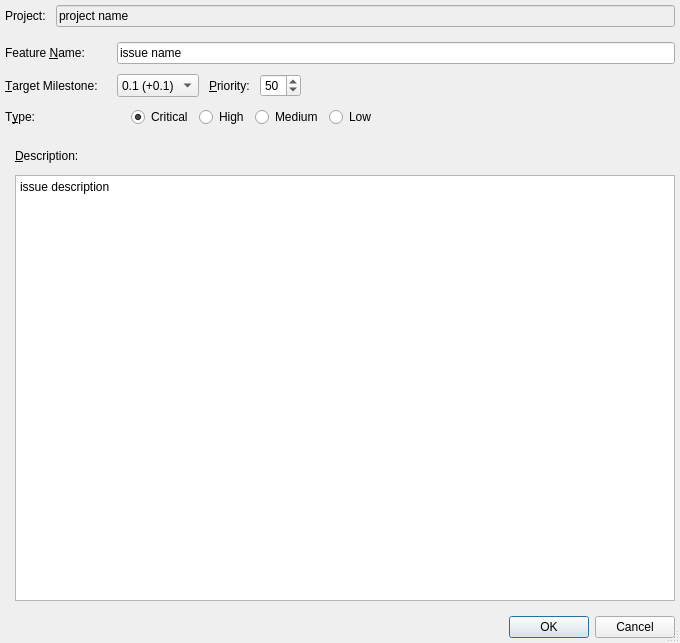
<?xml version="1.0" encoding="UTF-8"?>
<ui version="4.0">
 <class>milestone_add_issue</class>
 <widget class="QDialog" name="milestone_add_issue">
  <property name="geometry">
   <rect>
    <x>0</x>
    <y>0</y>
    <width>680</width>
    <height>643</height>
   </rect>
  </property>
  <property name="windowTitle">
   <string>Add Issue</string>
  </property>
  <property name="locale">
   <locale language="English" country="UnitedStates"/>
  </property>
  <property name="sizeGripEnabled">
   <bool>true</bool>
  </property>
  <property name="modal">
   <bool>true</bool>
  </property>
  <layout class="QGridLayout" name="gridLayout_4">
   <property name="margin">
    <number>5</number>
   </property>
   <property name="spacing">
    <number>10</number>
   </property>
   <item row="3" column="0" colspan="2">
    <widget class="QDialogButtonBox" name="buttonBox">
     <property name="orientation">
      <enum>Qt::Horizontal</enum>
     </property>
     <property name="standardButtons">
      <set>QDialogButtonBox::Cancel|QDialogButtonBox::Ok</set>
     </property>
    </widget>
   </item>
   <item row="2" column="0" colspan="2">
    <widget class="QWidget" name="widget_2" native="true">
     <layout class="QGridLayout" name="gridLayout_3">
      <property name="leftMargin">
       <number>0</number>
      </property>
      <property name="topMargin">
       <number>5</number>
      </property>
      <property name="rightMargin">
       <number>0</number>
      </property>
      <property name="bottomMargin">
       <number>5</number>
      </property>
      <property name="spacing">
       <number>10</number>
      </property>
      <item row="1" column="0">
       <widget class="QWidget" name="widget_3" native="true">
        <zorder>label_5</zorder>
        <zorder>ai_radio_critical</zorder>
       </widget>
      </item>
      <item row="0" column="1">
       <widget class="QLabel" name="label_6">
        <property name="minimumSize">
         <size>
          <width>0</width>
          <height>18</height>
         </size>
        </property>
        <property name="text">
         <string>&amp;Description:</string>
        </property>
        <property name="buddy">
         <cstring>ai_text_description</cstring>
        </property>
       </widget>
      </item>
      <item row="1" column="1">
       <widget class="QPlainTextEdit" name="ai_text_description">
        <property name="plainText">
         <string>issue description</string>
        </property>
       </widget>
      </item>
     </layout>
    </widget>
   </item>
   <item row="0" column="0" colspan="2">
    <widget class="QWidget" name="widget" native="true">
     <layout class="QGridLayout" name="gridLayout">
      <property name="margin">
       <number>0</number>
      </property>
      <property name="spacing">
       <number>10</number>
      </property>
      <item row="0" column="1">
       <widget class="QLineEdit" name="ai_line_project">
        <property name="styleSheet">
         <string notr="true">background-color:palette(Window);</string>
        </property>
        <property name="text">
         <string>project name</string>
        </property>
        <property name="readOnly">
         <bool>true</bool>
        </property>
       </widget>
      </item>
      <item row="0" column="0">
       <widget class="QLabel" name="label">
        <property name="text">
         <string>Project:</string>
        </property>
       </widget>
      </item>
     </layout>
    </widget>
   </item>
   <item row="1" column="0" colspan="2">
    <widget class="QWidget" name="widget_4" native="true">
     <layout class="QGridLayout" name="gridLayout_2">
      <property name="leftMargin">
       <number>0</number>
      </property>
      <property name="topMargin">
       <number>5</number>
      </property>
      <property name="rightMargin">
       <number>0</number>
      </property>
      <property name="bottomMargin">
       <number>5</number>
      </property>
      <property name="spacing">
       <number>10</number>
      </property>
      <item row="1" column="7">
       <spacer name="horizontalSpacer_3">
        <property name="orientation">
         <enum>Qt::Horizontal</enum>
        </property>
        <property name="sizeHint" stdset="0">
         <size>
          <width>40</width>
          <height>20</height>
         </size>
        </property>
       </spacer>
      </item>
      <item row="1" column="2" colspan="2">
       <widget class="QComboBox" name="ai_combo_target">
        <property name="sizePolicy">
         <sizepolicy hsizetype="Preferred" vsizetype="Preferred">
          <horstretch>0</horstretch>
          <verstretch>0</verstretch>
         </sizepolicy>
        </property>
        <property name="minimumSize">
         <size>
          <width>0</width>
          <height>0</height>
         </size>
        </property>
        <item>
         <property name="text">
          <string>0.1 (+0.1)</string>
         </property>
        </item>
       </widget>
      </item>
      <item row="0" column="0">
       <widget class="QLabel" name="label_2">
        <property name="text">
         <string>Feature &amp;Name:</string>
        </property>
        <property name="buddy">
         <cstring>ai_line_name</cstring>
        </property>
       </widget>
      </item>
      <item row="1" column="4">
       <widget class="QLabel" name="label_4">
        <property name="text">
         <string>&amp;Priority:</string>
        </property>
        <property name="buddy">
         <cstring>ai_spin_priority</cstring>
        </property>
       </widget>
      </item>
      <item row="1" column="0">
       <widget class="QLabel" name="label_3">
        <property name="text">
         <string>&amp;Target Milestone:</string>
        </property>
        <property name="buddy">
         <cstring>ai_combo_target</cstring>
        </property>
       </widget>
      </item>
      <item row="1" column="5">
       <widget class="QSpinBox" name="ai_spin_priority">
        <property name="value">
         <number>50</number>
        </property>
       </widget>
      </item>
      <item row="0" column="2" colspan="8">
       <widget class="QLineEdit" name="ai_line_name">
        <property name="minimumSize">
         <size>
          <width>400</width>
          <height>0</height>
         </size>
        </property>
        <property name="text">
         <string>issue name</string>
        </property>
       </widget>
      </item>
      <item row="3" column="0" colspan="8">
       <widget class="QWidget" name="widget_5" native="true">
        <layout class="QGridLayout" name="gridLayout_5">
         <property name="margin">
          <number>0</number>
         </property>
         <item row="0" column="4">
          <widget class="QRadioButton" name="ai_combo_medium">
           <property name="text">
            <string>Medium</string>
           </property>
          </widget>
         </item>
         <item row="0" column="3">
          <widget class="QRadioButton" name="ai_radio_high">
           <property name="text">
            <string>High</string>
           </property>
          </widget>
         </item>
         <item row="0" column="2">
          <widget class="QRadioButton" name="ai_radio_critical">
           <property name="text">
            <string>Critical</string>
           </property>
           <property name="checked">
            <bool>true</bool>
           </property>
          </widget>
         </item>
         <item row="0" column="0">
          <widget class="QLabel" name="label_5">
           <property name="text">
            <string>T&amp;ype:</string>
           </property>
           <property name="buddy">
            <cstring>ai_radio_high</cstring>
           </property>
          </widget>
         </item>
         <item row="0" column="6">
          <spacer name="horizontalSpacer">
           <property name="orientation">
            <enum>Qt::Horizontal</enum>
           </property>
           <property name="sizeHint" stdset="0">
            <size>
             <width>40</width>
             <height>20</height>
            </size>
           </property>
          </spacer>
         </item>
         <item row="0" column="5">
          <widget class="QRadioButton" name="ai_combo_low">
           <property name="text">
            <string>Low</string>
           </property>
          </widget>
         </item>
         <item row="0" column="1">
          <spacer name="horizontalSpacer_2">
           <property name="orientation">
            <enum>Qt::Horizontal</enum>
           </property>
           <property name="sizeType">
            <enum>QSizePolicy::Fixed</enum>
           </property>
           <property name="sizeHint" stdset="0">
            <size>
             <width>90</width>
             <height>20</height>
            </size>
           </property>
          </spacer>
         </item>
        </layout>
       </widget>
      </item>
     </layout>
    </widget>
   </item>
  </layout>
 </widget>
 <tabstops>
  <tabstop>ai_line_name</tabstop>
  <tabstop>ai_combo_target</tabstop>
  <tabstop>ai_text_description</tabstop>
  <tabstop>ai_line_project</tabstop>
  <tabstop>buttonBox</tabstop>
 </tabstops>
 <resources/>
 <connections>
  <connection>
   <sender>buttonBox</sender>
   <signal>accepted()</signal>
   <receiver>milestone_add_issue</receiver>
   <slot>accept()</slot>
   <hints>
    <hint type="sourcelabel">
     <x>247</x>
     <y>585</y>
    </hint>
    <hint type="destinationlabel">
     <x>157</x>
     <y>274</y>
    </hint>
   </hints>
  </connection>
  <connection>
   <sender>buttonBox</sender>
   <signal>rejected()</signal>
   <receiver>milestone_add_issue</receiver>
   <slot>reject()</slot>
   <hints>
    <hint type="sourcelabel">
     <x>315</x>
     <y>585</y>
    </hint>
    <hint type="destinationlabel">
     <x>286</x>
     <y>274</y>
    </hint>
   </hints>
  </connection>
 </connections>
</ui>
